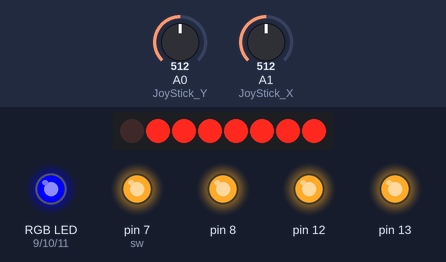
A sketch run on a simulated Arduino Uno, built with avr-gcc and run on an emulated ATmega328P. Shown: 8 shift-register outputs drawn as a row of LEDs (first output left, lit = HIGH), an RGB LED mixed from three pins (HIGH = lit), output pins drawn as LEDs (lit = HIGH). Wiring (inferred from the names in the program): shift register (74HC595): data pin 2; shift clock pin 4; latch pin 3. Wiring (inferred from the signals the program sends): row of LEDs: on Q0, Q1, Q2, Q3, Q4, Q5, Q6, Q7. The test bench sets the inputs (shaded band); at power-on: A0 (JoyStick_Y) = 512, A1 (JoyStick_X) = 512. Pins used as bus, display or sensor lines are not drawn.

Above: at 1.2 s.
1.3 s: A0 (JoyStick_Y) set to 757
2.8 s: A0 (JoyStick_Y) set to 775
At 4.0 s:
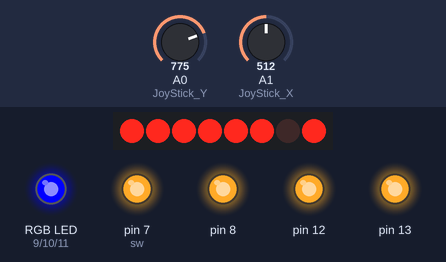
4.3 s: A1 (JoyStick_X) set to 757
5.8 s: A1 (JoyStick_X) set to 778
At 6.4 s:
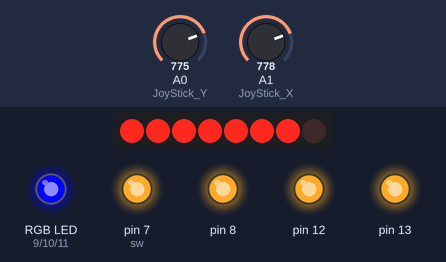
7.3 s: A0 (JoyStick_Y) set to 271
8.8 s: A0 (JoyStick_Y) set to 240
At 9.9 s:
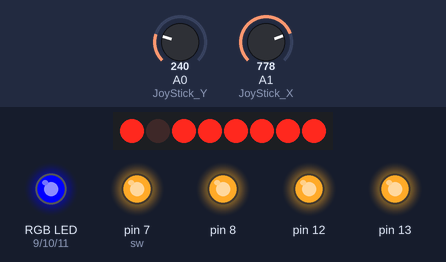
Timing chart, 0 to 11.3 s (numbered marks = the images above; inputs shaded):
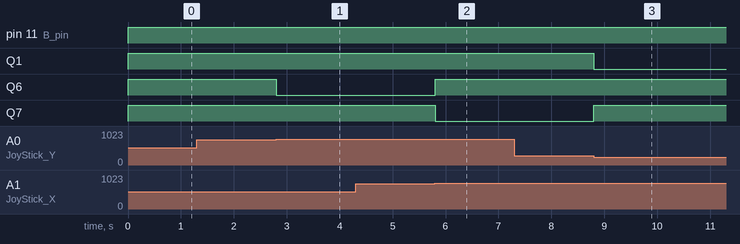

The sketch:

joystick.ino
```cpp
#define UP -10000
#define DOWN 10000
#define RIGHT -10000
#define LEFT 10000
#define PX 2
#define PY 0

int x, y;
int x_last, y_last;

int matrix[4][3]={  {-1, 5,-1},
                    { 1, 4, 7},
                    { 0, 3, 6},
                    {-1, 2,-1}};
int px=PX, py=PY;
int pos;
int JoyStick_X = A1;
int JoyStick_Y = A0;
const byte NumPin = 2;
const byte RtPin = 3;
const byte RsPin = 4;
const byte R_pin = 9;
const byte G_pin = 10;
const byte B_pin = 11;
byte R = 0, G = 0, B = 0;

int num = 0;
byte clic = 0;
int rgb[3]={255,0,0};
const byte sw = 7;

boolean z;
boolean z_last = LOW;

const int RGB_sel[] =
{
  B01111111, B10111111, B11011111, B11101111,
  B11110111, B11111011, B11111101, B11111110
};
void Led_show(byte R, byte G, byte B, int pos)
{
  digitalWrite(RtPin, LOW);
  shiftOut(NumPin, RsPin, LSBFIRST, RGB_sel[pos]);
  digitalWrite(RtPin, HIGH);

  analogWrite(R_pin, R);
  analogWrite(G_pin, G);
  analogWrite(B_pin, B);
  delay(2);
}

bool isUp(){return (x_last > UP/2 && x < UP/2)?true:false;}
bool isDown(){return (x_last < DOWN/2 && x > DOWN/2)?true:false;}
bool isLeft(){return (y_last < LEFT/2 && y > LEFT/2)?true:false;}
bool isRight(){return (y_last > RIGHT/2 && y < RIGHT/2)?true:false;}
bool isPush(){return (z_last==false && z==true)?true:false;}

void moveUp(){px-=1; px+=4; px%=4; if(matrix[px][py]==-1) moveUp();}
void moveDown(){px+=1;px+=4;px%=4; if(matrix[px][py]==-1) moveDown();}
void moveLeft(){py-=1;py+=3;py%=3; if(matrix[px][py]==-1) moveLeft();}
void moveRight(){py+=1;py+=3;py%=3; if(matrix[px][py]==-1) moveRight();}
void changeColor(){clic+=1;}

void setup()
{
  Serial.begin(9600);
  for (byte i = 2; i < 5; i++)
  {
    pinMode(i, OUTPUT);
  }
  for (byte i = 9; i < 12; i++)
  {
    pinMode(i, OUTPUT);
  }
  pinMode(JoyStick_X, INPUT);
  pinMode(JoyStick_Y, INPUT);
  Serial.begin(9600);

  pinMode(sw, INPUT);
  for (byte i = 7; i < 14; i++)
  {
    pinMode(i, OUTPUT);
    digitalWrite(i, HIGH);
  }
}
void loop()
{
  x = map(analogRead(JoyStick_X), 0, 1023, UP, DOWN);
  y = map(analogRead(JoyStick_Y), 0, 1023, RIGHT, LEFT);
  z = digitalRead(sw);
/*
  Serial.print(x);
  Serial.print(",");
  Serial.print(y);
  Serial.println(",");
 */
  pos = matrix[px][py];
  Led_show(rgb[clic%3], rgb[(clic+1)%3], rgb[(clic+2)%3], pos);
  if(isUp()) moveUp();
  if(isDown()) moveDown();
  if(isLeft()) moveLeft();
  if(isRight()) moveRight();
  if(isPush()) changeColor();
  x_last = x;
  y_last = y;
  z_last = z;
}
```

Measured:
- the behaviour switches between 767 and 768 on A0 (JoyStick_Y) (found by bisection; images 0 and 1)
- the behaviour switches between 767 and 768 on A1 (JoyStick_X) (found by bisection; images 1 and 2)
- the behaviour switches between 256 and 255 on A0 (JoyStick_Y) (found by bisection; images 2 and 3)
- after the input at 1.3 s, every drawn part: stays the same
- after the input at 2.8 s, Q6: HIGH → LOW at once
- after the input at 4.3 s, every drawn part: stays the same
- after the input at 5.8 s, Q6: LOW → HIGH at once; Q7: HIGH → LOW at once
- after the input at 7.3 s, every drawn part: stays the same
- after the input at 8.8 s, Q1: HIGH → LOW at once; Q7: LOW → HIGH at once
